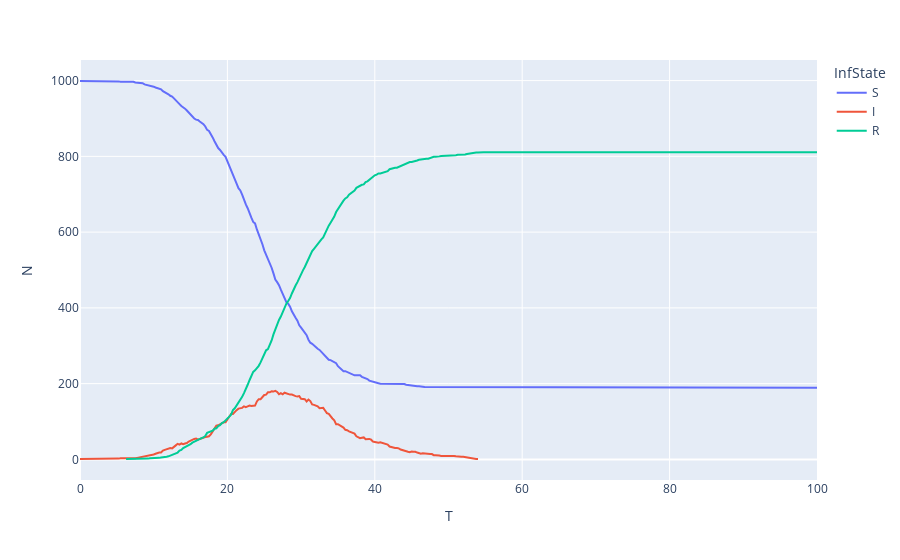

Notebook code cell kept with this figure:
### Markdown cell above
Running a single model is the same as for deterministic

### Code cell
np.random.seed(2) #just to guarantee an epidemic

for i in range(400):
    stoch_epi_mdl.do_timestep(dt=0.25)

epi_fig = px.line(stoch_epi_mdl.full_epi, x="T", y="N", color="InfState")
epi_fig.show()

### Figure 1 — Plotly figure (JSON) as saved in the notebook; plotly's stock layout.template omitted (floating-point values rounded to 4 significant figures; data arrays with more than 128 entries replaced by an {"elided": "..."} marker saying what was removed)
{"data": [{"hovertemplate": "InfState=S<br>T=%{x}<br>N=%{y}<extra></extra>", "legendgroup": "S", "line": {"color": "#636efa", "dash": "solid"}, "marker": {"symbol": "circle"}, "mode": "lines", "name": "S", "orientation": "v", "showlegend": true, "type": "scatter", "x": {"elided": "401 float values"}, "xaxis": "x", "y": {"elided": "401 int values"}, "yaxis": "y"}, {"hovertemplate": "InfState=I<br>T=%{x}<br>N=%{y}<extra></extra>", "legendgroup": "I", "line": {"color": "#EF553B", "dash": "solid"}, "marker": {"symbol": "circle"}, "mode": "lines", "name": "I", "orientation": "v", "showlegend": true, "type": "scatter", "x": {"elided": "217 float values"}, "xaxis": "x", "y": {"elided": "217 int values"}, "yaxis": "y"}, {"hovertemplate": "InfState=R<br>T=%{x}<br>N=%{y}<extra></extra>", "legendgroup": "R", "line": {"color": "#00cc96", "dash": "solid"}, "marker": {"symbol": "circle"}, "mode": "lines", "name": "R", "orientation": "v", "showlegend": true, "type": "scatter", "x": {"elided": "376 float values"}, "xaxis": "x", "y": {"elided": "376 int values"}, "yaxis": "y"}], "layout": {"legend": {"title": {"text": "InfState"}, "tracegroupgap": 0}, "margin": {"t": 60}, "xaxis": {"anchor": "y", "domain": [0, 1], "title": {"text": "T"}}, "yaxis": {"anchor": "x", "domain": [0, 1], "title": {"text": "N"}}}}
